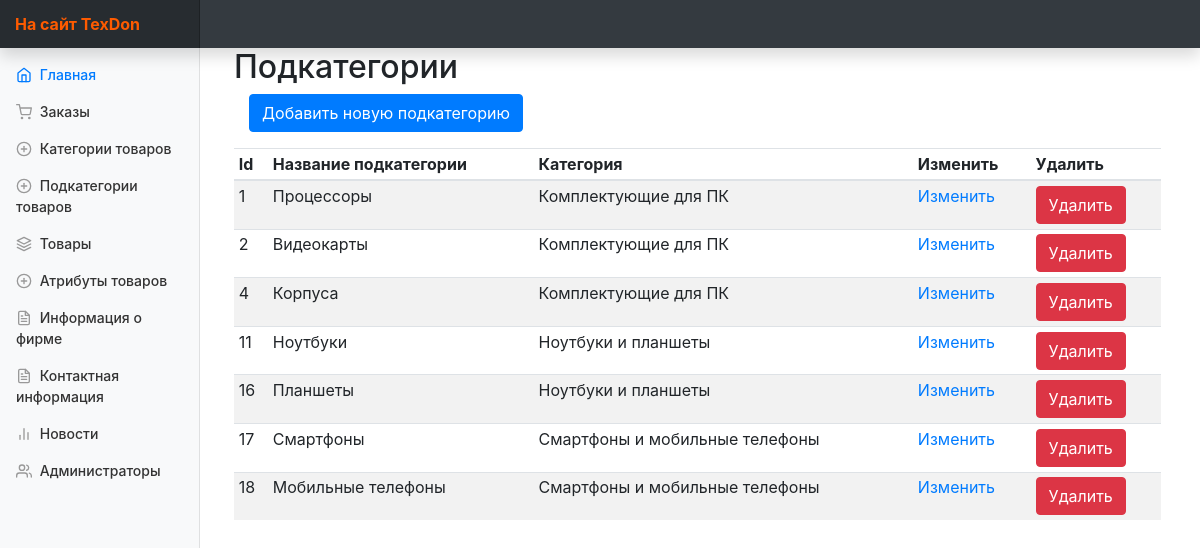
/index.php?ctrl=Subcategory&act=subcategoriesList, run on the app's committed database.
### tables this page shows
CREATE TABLE IF NOT EXISTS `categoriesandsubcategories` (
  `categoryandsubcategoryID` int(11) NOT NULL AUTO_INCREMENT,
  `categoryID` int(11) NOT NULL,
  `subcategoryID` int(11) NOT NULL,
  PRIMARY KEY (`categoryandsubcategoryID`),
  KEY `fk_catID` (`categoryID`),
  KEY `fk_subcatID` (`subcategoryID`)
);

CREATE TABLE IF NOT EXISTS `subcategories` (
  `subcategoryID` int(11) NOT NULL AUTO_INCREMENT,
  `subcategoryTitle` varchar(80) NOT NULL,
  `subcategoryImagePath` varchar(350) DEFAULT NULL,
  PRIMARY KEY (`subcategoryID`),
  UNIQUE KEY `subcategoriesTitle` (`subcategoryTitle`)
);

CREATE TABLE IF NOT EXISTS `categories` (
  `categoryID` int(11) NOT NULL AUTO_INCREMENT,
  `categoryTitle` varchar(80) NOT NULL,
  `categoryImagePath` varchar(350) DEFAULT NULL,
  PRIMARY KEY (`categoryID`),
  UNIQUE KEY `categoryTitle` (`categoryTitle`)
);

### controllers/panel/MainController.php (called while the page is built, shortened)
<?php
class MainController extends BaseController {
    public function start(  ){
        $controller = $this->request->getGetValue('ctrl');
        $action = $this->request->getGetValue('act');
        $controllerClass = "controllers\\panel\\{$controller}Controller";
        if(class_exists($controllerClass)){
            $controllerInstance = new $controllerClass();
        }
        if(method_exists($controllerClass, "{$action}Action")){
            $viewToInclude = $controllerInstance->{"{$action}Action"}();
        }
        else{
            $controller = "Home";
            $action = "index";
            $controllerClass = "controllers\\panel\\{$controller}Controller";
            $controllerInstance = new $controllerClass();
            $viewToInclude = $controllerInstance->{"{$action}Action"}();
        }
        $this->view = $controllerInstance->view;
        include_once "views/Default/header.php";
        include_once "views/$controller/$viewToInclude.php";
    }
}

### index.php (called while the page is built, shortened)
<?php
$app = new MainController();
$app->start();

### controllers/panel/BaseController.php (called while the page is built, shortened)
<?php
class BaseController{
    public function __construct(){
        $this->view = new View();
    }
}

### utils/View.php (called while the page is built, shortened)
<?php
class View{
    private $storage = [];
    public function __get($name){
        if(isset($this->storage[$name])){
            return $this->storage[$name];
        }
        return null;
    }
    public function __set($name, $value){
        $this->storage[$name] = $value;
    }
}

### models/Subcategory/Subcategory.php (called while the page is built, shortened)
<?php
class Subcategory {
    public static function GetSubcategoryList ( $limit = 200, $offset = 0 ){
         $stm = MySQL::$db->prepare ("SELECT sc.subcategoryID, sc.subcategoryTitle, c.categoryTitle, c.categoryID, cAs.categoryandsubcategoryID FROM `categoriesandsubcategories` AS `cAs`
                                        INNER JOIN `categories` AS `c` ON cAs.categoryID = c.categoryID
                                        INNER JOIN `subcategories` AS `sc` ON cAs.subcategoryID = sc.subcategoryID LIMIT $offset, $limit");
        $stm->execute();
        $subcategories = $stm->fetchAll(\PDO::FETCH_OBJ);
        return $subcategories;
    }
}

### controllers/panel/SubcategoryController.php (called while the page is built, shortened)
<?php
class SubcategoryController extends BaseController {
    public function subcategoriesListAction() {
        $this->view->subcategories = Subcategory::GetSubcategoryList(60, 0);
        return 'subcategories-list';
    }
}

### views/Subcategory/subcategories-list.php (the view, shortened to what this page needs)
<main role="main" class="col-md-9 ml-sm-auto col-lg-10 px-4">
    <h2>Подкатегории </h2>
    <form class="col-12">
        <div class="form-group">
            <a href="index.php?ctrl=Subcategory&act=addSubcategory" class="btn btn-primary">Добавить новую подкатегорию</a>
        </div>
    </form>
    <div class="table-responsive">
        <table class="table table-striped table-sm">
            <thead>
            <tr>
                <th>Id</th>
                <th>Название подкатегории</th>
                <th>Категория</th>
                <th>Изменить</th>
                <th>Удалить</th>
            </tr>
            </thead>
            <tbody>
            <?php foreach ( $this->view->subcategories as $subcategory ) { ?>
                <tr data-subcategory-id="<?= $subcategory->subcategoryID ?>" data-category-id="<?= $subcategory->categoryID ?>">
                    <td><?= $subcategory->subcategoryID ?></td>
                    <td><?= $subcategory->subcategoryTitle ?></td>
                    <td><?= $subcategory->categoryTitle ?></td>
                    <td><a id ="updateSubcategory" lass="btn btn-primary" href="?ctrl=Subcategory&act=updateSubcategory&subcategoryID=<?= $subcategory->subcategoryID ?>&categoryID=<?= $subcategory->categoryID ?>">Изменить</a></td>
                    <td> <div data-subcategory-id="<?= $subcategory->subcategoryID ?>" data-subcategorytocategory-id="<?= $subcategory->categoryandsubcategoryID ?>" class="btn btn-danger">Удалить</div> </td>
                </tr>
            <?php } ?>
            </tbody>
        </table>
    </div>
</main>
</div>

### assets/css/styles.css (style rules this page uses)
body { font-size: .875rem; }
[role="main"] { padding-top: 48px; }

### data on the page
categoriesandsubcategories: subcategoryID.subcategoryID "1", subcategoryID.subcategoryTitle "Процессоры", categoryID.categoryTitle "Комплектующие для ПК"
categoriesandsubcategories: subcategoryID.subcategoryID "2", subcategoryID.subcategoryTitle "Видеокарты", categoryID.categoryTitle "Комплектующие для ПК"
categoriesandsubcategories: subcategoryID.subcategoryID "4", subcategoryID.subcategoryTitle "Корпуса", categoryID.categoryTitle "Комплектующие для ПК"
categoriesandsubcategories: subcategoryID.subcategoryID "11", subcategoryID.subcategoryTitle "Ноутбуки", categoryID.categoryTitle "Ноутбуки и планшеты"
categoriesandsubcategories: subcategoryID.subcategoryID "16", subcategoryID.subcategoryTitle "Планшеты", categoryID.categoryTitle "Ноутбуки и планшеты"
categoriesandsubcategories: subcategoryID.subcategoryID "17", subcategoryID.subcategoryTitle "Смартфоны", categoryID.categoryTitle "Смартфоны и мобильные телефоны"
categoriesandsubcategories: subcategoryID.subcategoryID "18", subcategoryID.subcategoryTitle "Мобильные телефоны", categoryID.categoryTitle "Смартфоны и мобильные телефоны"
